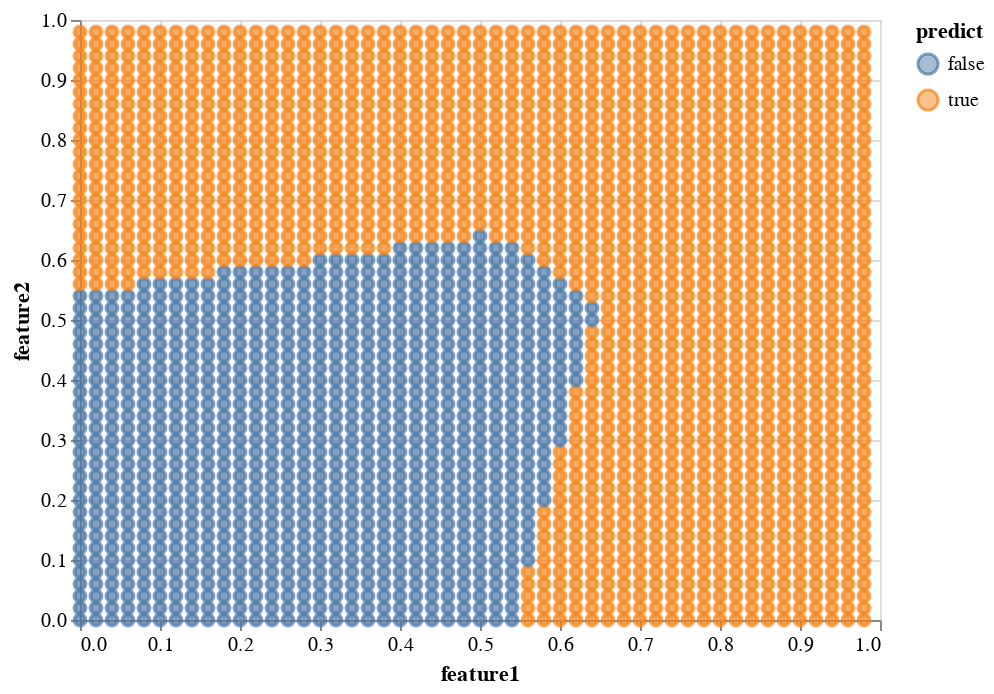

Notebook code for this chart:
### Code cell
all_df["predict"] = model.predict(all_df[["feature1", "feature2"]])
chart = (alt.Chart(all_df)
    .mark_point()
    .encode(
        x="feature1",
        y="feature2",
        color="predict",
        fill="predict",
    ))
chart

### Figure 1 — Vega-Lite specification as saved in the notebook (floating-point values rounded to 4 significant figures; data arrays with more than 128 entries replaced by an {"elided": "..."} marker saying what was removed)
{"config": {"view": {"continuousWidth": 400, "continuousHeight": 300}}, "data": {"name": "data-5c058d7997ce720ff6238bf0682dfce6"}, "mark": "point", "encoding": {"color": {"type": "nominal", "field": "predict"}, "fill": {"type": "nominal", "field": "predict"}, "x": {"type": "quantitative", "field": "feature1"}, "y": {"type": "quantitative", "field": "feature2"}}, "$schema": "https://vega.github.io/schema/vega-lite/v4.8.1.json", "datasets": {"data-5c058d7997ce720ff6238bf0682dfce6": {"elided": "2500 records"}}}
